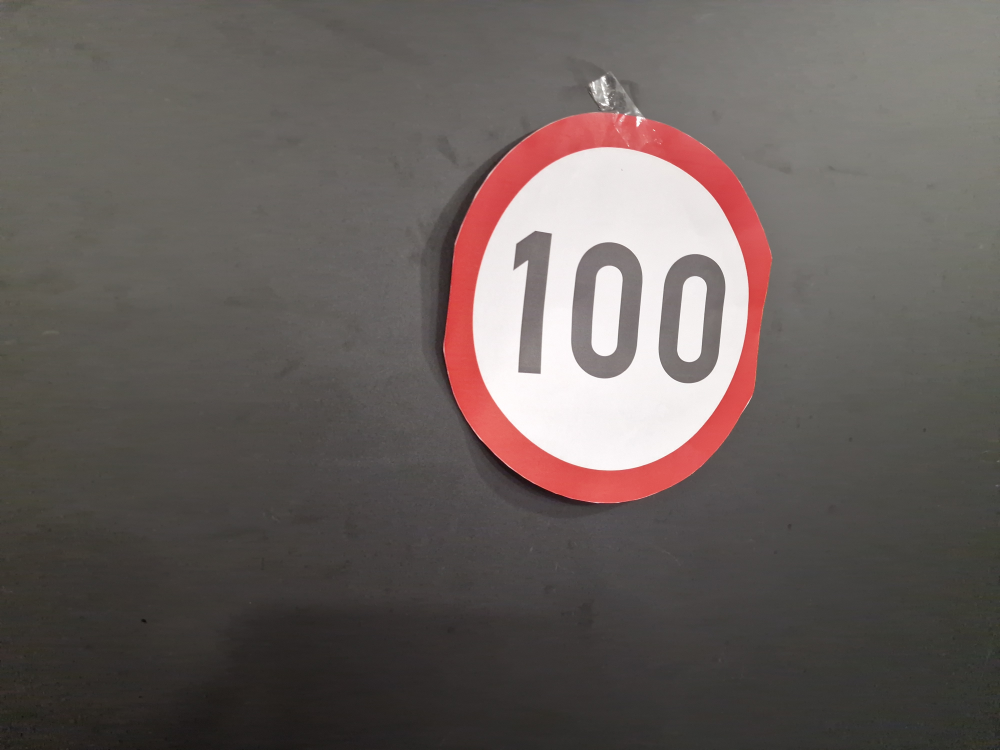
#> input picture street_sign.jpg, 4000 x 3000 px (shown at 1/4 size); its folder holds only this picture in this run
$ python -i segmentation_countshapesandfindIMG.py   (imports and definitions only)
#> lines starting #> are read from the running program, lines starting #| are printed output that depends on the picture; after the words box and inside, x2 and y2 are one past the last pixel; in counts of white or black regions, pixels touching at a corner belong together

import glob
import os
import cv2
import numpy as np
import imutils

# Initialize the min and max HSV values
hmin, smin, vmin = 0, 50, 50  # You can adjust these based on your preference
hmax, smax, vmax = 179, 255, 255


def empty(a):
    pass


def color_controls():
    # Create a named window
    cv2.namedWindow("Trackbars", cv2.WINDOW_NORMAL)
    cv2.resizeWindow("Trackbars", 640, 200)

    # Create trackbars for adjusting HSV values
    cv2.createTrackbar("Hue Min", "Trackbars", hmin, 179, empty)
    cv2.createTrackbar("Hue Max", "Trackbars", hmax, 179, empty)
    cv2.createTrackbar("Sat Min", "Trackbars", smin, 255, empty)
    cv2.createTrackbar("Sat Max", "Trackbars", smax, 255, empty)
    cv2.createTrackbar("Val Min", "Trackbars", vmin, 255, empty)
    cv2.createTrackbar("Val Max", "Trackbars", vmax, 255, empty)


def process_image(image_path):
#> called with image_path = '../street_sign.jpg'
    img = cv2.imread(image_path)
#> img is the input picture: shape (3000, 4000, 3); mean B, G, R 91.4, 94.5, 102.8
    if img is None:
        print(f"Error: The image '{image_path}' could not be loaded.")
        return
    img_resized = cv2.resize(img, (640, 480))
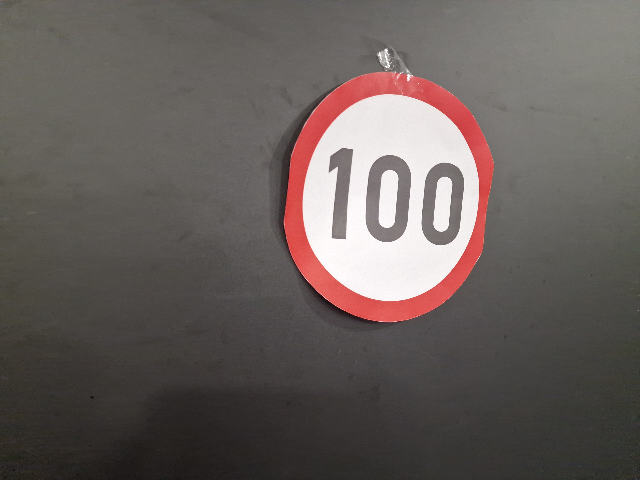
#> img_resized: shape (480, 640, 3); mean B, G, R 91.3, 94.4, 102.7
    imgHSV = cv2.cvtColor(img_resized, cv2.COLOR_BGR2HSV)
#> imgHSV: shape (480, 640, 3); mean H, S, V 28.9, 25.4, 102.8

 #   color_controls()

    for X in range(1):
        hmin = 0
        hmax = 179
        smin = 92
        smax = 255
        vmin = 0
        vmax = 255

        lower = np.array([hmin, smin, vmin])
        upper = np.array([hmax, smax, vmax])

        mask = cv2.inRange(imgHSV, lower, upper)
        result = cv2.bitwise_and(img_resized, img_resized, mask=mask)

        contours, _ = cv2.findContours(mask, cv2.RETR_EXTERNAL, cv2.CHAIN_APPROX_SIMPLE)

        if len(contours) > 0:
            largest_contour = max(contours, key=cv2.contourArea)

            mask_largest = np.zeros_like(img_resized)

            cv2.drawContours(mask_largest, [largest_contour], -1, (255, 255, 255), thickness=cv2.FILLED)

            img_largest_contour = cv2.bitwise_and(img_resized, mask_largest)

            cv2.imshow("Original Image", img_resized)
            cv2.imshow("Masked Image", result)
            cv2.imshow("Largest Contour Area", img_largest_contour)

            img_resized2 = img_resized

            # Load the input image and convert it to grayscale
            #image = cv2.imread(image_path)

            gray = cv2.cvtColor(img_largest_contour, cv2.COLOR_BGR2GRAY)

            # blur the image (to reduce false-positive detections) and then
            # perform edge detection
            blurred = cv2.GaussianBlur(gray, (9, 9), 0)  # adjust this to get more accurate results
            edged = cv2.Canny(blurred, 50, 130)

            #cv2.imshow('Original', img)
            # cv2.imshow('Blurred',blurred)
            cv2.imshow('With contours', edged)

            # Find contours and hierarchy
            # Get contours and hierarchy
            edged, hierarchy = cv2.findContours(edged, cv2.RETR_TREE, cv2.CHAIN_APPROX_SIMPLE)
            total = 0

            # Loop over each contour
            for i, c in enumerate(edged):
                # Ignore small contours (noise)
                if cv2.contourArea(c) < 25:
                    continue

                # Use hierarchy to check if the contour is inside another contour
                if hierarchy[0][i][3] == -1:  # Check if the contour has no parent (outer contour)
                    # Draw the outer contour in one color
                    cv2.drawContours(img_resized2, [c], -1, (204, 0, 255), 2)
                else:
                    # Draw inner contours in a different color (nested contours)
                    cv2.drawContours(img_resized2, [c], -1, (0, 255, 0), 2)

                total += 1

            # Show the image with contours drawn
            cv2.imshow('Drawn', img_resized2)


            #      cv2.imshow('Drawn', img)
            if cv2.waitKey(1) & 0xFF == ord('q'):
                break
#> this loop made 1 pass; (key q is pressed on pass 1)
#> pass 1, in process_image, `mask = cv2.inRange(imgHSV, lower, upper)`:
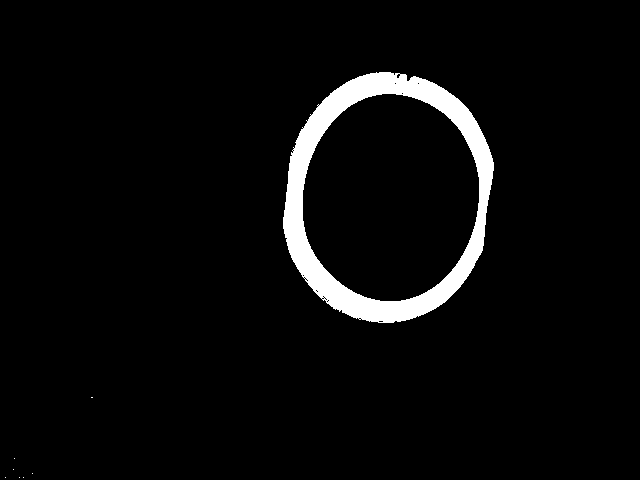
#> mask: shape (480, 640); 4.2% white; 8 white regions (7 under 20 px), largest, box (x1, y1, x2, y2) and area: (283, 72, 494, 323) 12857
#> pass 1, in process_image, `result = cv2.bitwise_and(img_resized, img_resized, mask=mask)`:
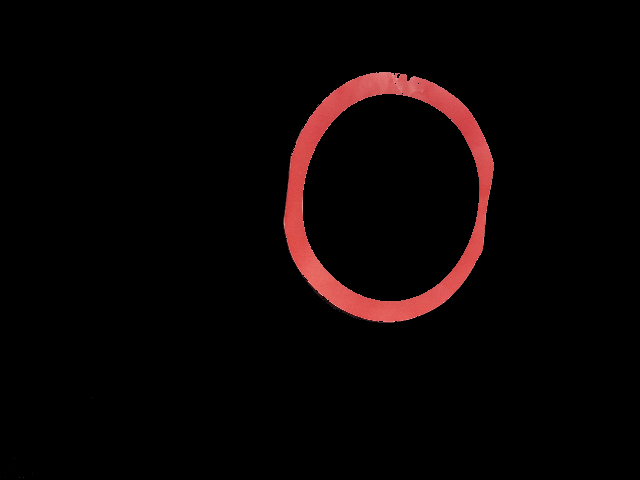
#> result: shape (480, 640, 3); mean B, G, R 3.5, 3.5, 8.9
#> pass 1, in process_image, `img_largest_contour = cv2.bitwise_and(img_resized, mask_largest)`:
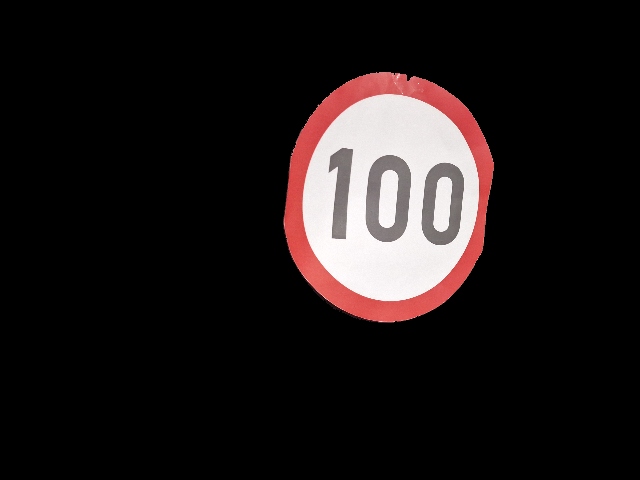
#> img_largest_contour: shape (480, 640, 3); mean B, G, R 23.4, 23.5, 29.4
#> pass 1, in process_image, `gray = cv2.cvtColor(img_largest_contour, cv2.COLOR_BGR2GRAY)`:
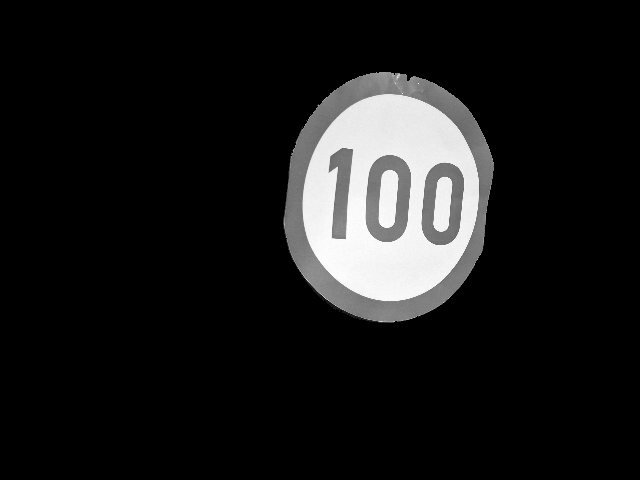
#> gray: shape (480, 640); min 0, max 254, mean 25.3
#> after the loop:
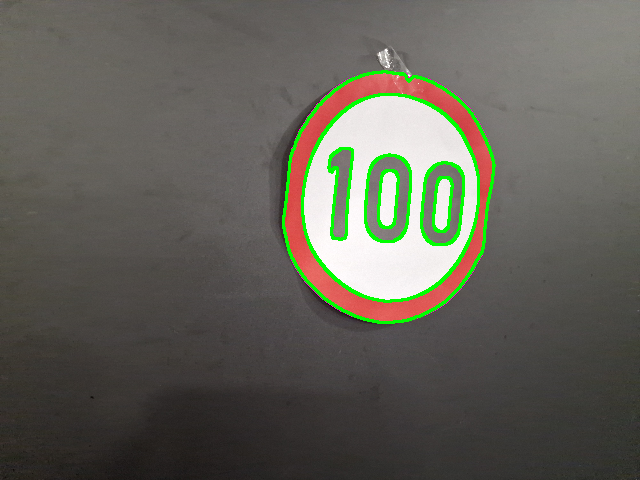
#> img_resized: shape (480, 640, 3); 2.63% of pixels changed, all inside (x1, y1, x2, y2) = (282, 70, 496, 324)
#> after the loop: mask_largest: shape (480, 640, 3); mean H, S, V 34.5, 34.5, 34.5

    print("[INFO] found {} shapes".format(total))
#| [INFO] found 14 shapes
    cv2.waitKey(0)
    cv2.destroyAllWindows()


#image_path = r'C:\Users\Blast\Desktop\Machine Learning\opecvtutorials\images\100sign.jpg'
#process_image(image_path)

# [22 lines not run here, left out]

>>> result = process_image('../street_sign.jpg')
